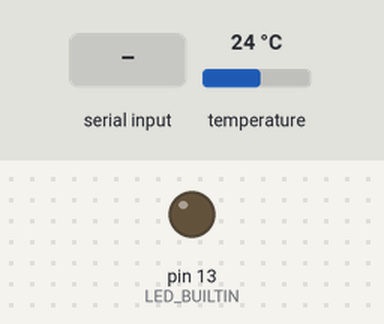
The sketch below on a simulated Arduino Uno, built with avr-gcc and run on an emulated ATmega328P. Parts: output pins drawn as LEDs (lit = HIGH). Inputs (shaded band) come from the test bench; at power-on: temperature 24 °C. What the sketch prints to the serial monitor is not drawn.

Above: at 1.2 s.
1.3 s: "<9998>" received over Serial
At 3.0 s:
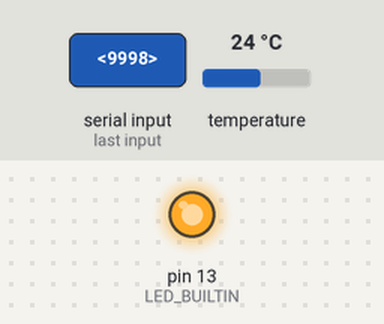
4.3 s: "<1111>" received over Serial
7.2 s: "<9991>" received over Serial
Timing chart, 0 to 10.2 s (numbered marks = the images above; inputs shaded):
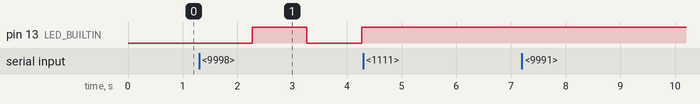

The sketch:

master-arduino-sketch-v2.ino
```cpp
//declare command code variable
    String commandCode = "0";

//Serial buffer code
    const byte numChars = 32;
    char receivedChars[numChars];

    boolean newData = false;
//end serial buffer code

//dht22 code
#include "DHT.h"
#define DHTPIN 10
#define DHTTYPE DHT22
DHT dht(DHTPIN, DHTTYPE);
//end dht22 code

//ds18b20 code
    #include <OneWire.h>

    #include <DallasTemperature.h>

    #define ONE_WIRE_BUS_PIN 2

    OneWire oneWire(ONE_WIRE_BUS_PIN);

    DallasTemperature sensors(&oneWire);

    DeviceAddress tInternal = { 0x28, 0xFF, 0x41, 0xEB, 0xC1, 0x16, 0x04, 0x6E };
    DeviceAddress Probe02 = { 0x28, 0xAA, 0x9F, 0x0E, 0x18, 0x13, 0x02, 0x2A };
    DeviceAddress Probe03 = { 0x28, 0x39, 0x99, 0xAA, 0x1F, 0x13, 0x01, 0x61 };

//Program setup
void setup() {
  //basic setup
  Serial.begin(9600);

  //blink diagnostic setup
  pinMode(LED_BUILTIN, OUTPUT);

  //DHT22 code
  dht.begin();

  //ds18b20 code
  sensors.begin();

  // set the resolution to 10 bit (Can be 9 to 12 bits .. lower is faster)
  sensors.setResolution(tInternal, 12);
}


//main program loop
void loop() {


// serial buffer code
    recvWithStartEndMarkers();
    showNewData();

//ds18b20 code to refresh temp each loop
    sensors.requestTemperatures();

//Main set of if statements to trigger conditions from Serial commands

  //check temperatures
    if(commandCode == "1111"){
      printTemperature(tInternal);
      Serial.print("$");
      commandCode = "0";
    }

    if(commandCode == "1112"){
      printTemperature(Probe02);
      Serial.print("$");
      commandCode = "0";
    }

    if(commandCode == "1113"){
      printTemperature(Probe03);
      Serial.print("$");
      commandCode = "0";
    }

    if(commandCode == "1121"){
      float h = dht.readHumidity();
      Serial.print(h);
      Serial.print("$");
      commandCode = "0";
    }

    if(commandCode == "1122"){
      float t = dht.readTemperature();
      Serial.print(t);
      Serial.print("$");
      commandCode = "0";
    }

  // blink diagnostic
    if(commandCode == "9998"){
      digitalWrite(LED_BUILTIN, HIGH);   // turn the LED on (HIGH is the voltage level)
      delay(1000);                       // wait for a second
      digitalWrite(LED_BUILTIN, LOW);    // turn the LED off by making the voltage LOW
      delay(1000);
      digitalWrite(LED_BUILTIN, HIGH);   // turn the LED on (HIGH is the voltage level)
      Serial.print("blink happened$");
      commandCode = "0";
    }

  // report an error
    if(commandCode == "9991"){
      String error = "error";
      Serial.print(error);
      Serial.print("@");
      commandCode = "0";
    }

  // report identity
    if(commandCode == "9999"){
      String identity = "tempArd:1111;temp1,1112;temp2,1113;temp3,1121;DHThum,1122;DHTtemp,1122;temp-error,9998;temp-blink,9999;temp-identity";
      Serial.print(identity);
      Serial.print("$");
      commandCode = "0";
    }


//End of Main set of if statements

}//end of main loop

//start of functions needed to be called in them main loop

//Serial buffer functions
    void recvWithStartEndMarkers() {
        static boolean recvInProgress = false;
        static byte ndx = 0;
        char startMarker = '<';
        char endMarker = '>';
        char rc;

        while (Serial.available() > 0 && newData == false) {
            rc = Serial.read();

            if (recvInProgress == true) {
                if (rc != endMarker) {
                    receivedChars[ndx] = rc;
                    ndx++;
                    if (ndx >= numChars) {
                        ndx = numChars - 1;
                    }
                }
                else {
                    receivedChars[ndx] = '\0'; // terminate the string
                    recvInProgress = false;
                    ndx = 0;
                    newData = true;
                }
            }

            else if (rc == startMarker) {
                recvInProgress = true;
            }
        }
    }

    void showNewData() {
        if (newData == true) {
    //        Serial.print(receivedChars);
    //        Serial.print(":");
            commandCode = receivedChars;
            newData = false;
        }
    }
//ds18b20 functions
    void printTemperature(DeviceAddress deviceAddress)
    {

    float tempC = sensors.getTempC(deviceAddress);

       if (tempC == -127.00)
       {
       Serial.print("Error getting temperature  ");
       }
       else
       {
       Serial.print(DallasTemperature::toFahrenheit(tempC));
       }
    }
```

Measured:
- after the input at 1.3 s, pin 13 (LED_BUILTIN): LOW → HIGH after 0.97 s, → LOW 1.0 s later, → HIGH 1.0 s later
- after the input at 4.3 s, every drawn part: stays the same
- after the input at 7.2 s, every drawn part: stays the same
